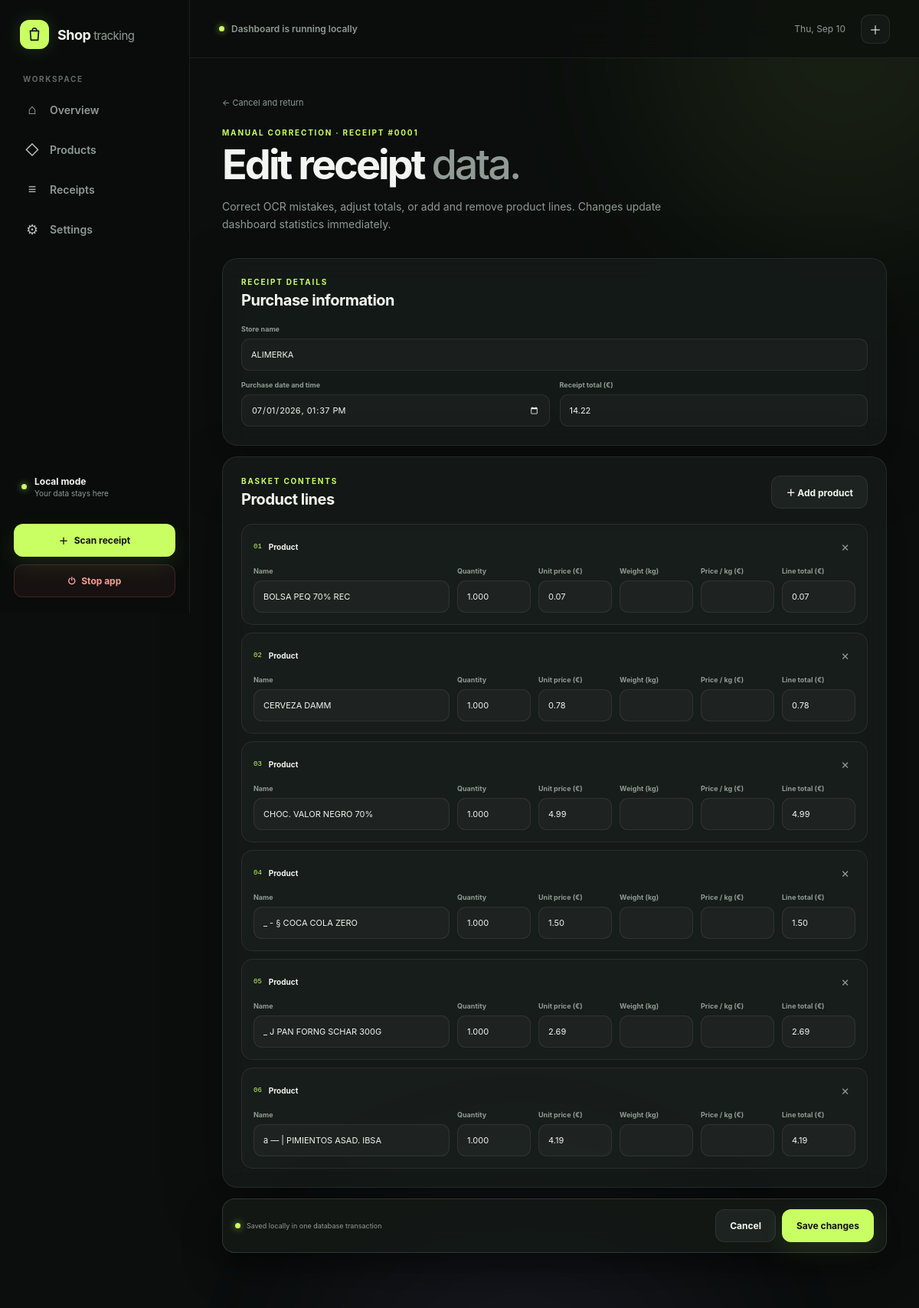
Page /receipts/1/edit on the committed database.
### app/db/models.py (models this page shows)
class Base(DeclarativeBase):
    pass

class Receipt(Base):
    __tablename__ = "receipts"
    __table_args__ = (
        Index("ix_receipts_purchased_at", "purchased_at"),
        Index("ix_receipts_store_name", "store_name"),
        Index("ux_receipts_duplicate_fingerprint", "duplicate_fingerprint", unique=True),
    )
    id: Mapped[int] = mapped_column(primary_key=True)
    store_name: Mapped[str | None] = mapped_column(String(255))
    purchased_at: Mapped[datetime | None] = mapped_column(DateTime())
    total: Mapped[Decimal | None] = mapped_column(Numeric(12, 2))
    duplicate_fingerprint: Mapped[str | None] = mapped_column(String(64))
    created_at: Mapped[datetime] = mapped_column(
        DateTime(), nullable=False, server_default=func.current_timestamp()
    )
    items: Mapped[list["ReceiptItem"]] = relationship(
        back_populates="receipt",
        cascade="all, delete-orphan",
        passive_deletes=True,
        order_by="ReceiptItem.id",
    )

class ReceiptItem(Base):
    __tablename__ = "receipt_items"
    id: Mapped[int] = mapped_column(primary_key=True)
    receipt_id: Mapped[int] = mapped_column(
        ForeignKey("receipts.id", ondelete="CASCADE"), nullable=False, index=True
    )
    product_name: Mapped[str] = mapped_column(String(500), nullable=False)
    quantity: Mapped[Decimal] = mapped_column(Numeric(12, 3), nullable=False)
    unit_price: Mapped[Decimal | None] = mapped_column(Numeric(12, 2))
    weight_kg: Mapped[Decimal | None] = mapped_column(Numeric(12, 3))
    price_per_kg: Mapped[Decimal | None] = mapped_column(Numeric(12, 2))
    line_total: Mapped[Decimal] = mapped_column(Numeric(12, 2), nullable=False)
    receipt: Mapped[Receipt] = relationship(back_populates="items")

### app/web.py (the view, shortened to what this page needs)
    @app.route("/receipts/<int:receipt_id>/edit", methods=["GET", "POST"])
    def receipt_edit(receipt_id: int):
        repository = ReceiptRepository(app.config["ENGINE"])
        receipt = repository.get_receipt(receipt_id)
        if receipt is None:
            abort(404)
        if request.method == "GET":
            editor = {
                "store_name": receipt.store_name or "",
                "purchased_at": receipt.purchased_at.strftime("%Y-%m-%dT%H:%M")
                if receipt.purchased_at
                else "",
                "total": receipt.total if receipt.total is not None else "",
                "items": receipt.items,
            }
            return render_template("receipt_edit.html", receipt=receipt, editor=editor)

### app/db/repository.py (called while the page is built)
    def get_receipt(self, receipt_id: int) -> Receipt | None:
        statement = (
            select(Receipt)
            .options(selectinload(Receipt.items))
            .where(Receipt.id == receipt_id)
        )
        with self._session_factory() as session:
            return session.scalar(statement)

### app/gui/templates/receipt_edit.html (shortened to what this page needs)
{% extends "base.html" %}
{% block content %}
<a class="back-link reveal" href="{{ url_for('receipt_detail', receipt_id=receipt.id) }}">← Cancel and return</a>
<section class="page-heading heading-row reveal">
  <div>
    <p class="eyebrow">Manual correction · Receipt #{{ '%04d'|format(receipt.id) }}</p>
    <h1>Edit receipt <span>data.</span></h1>
    <p class="lead">Correct OCR mistakes, adjust totals, or add and remove product lines. Changes update dashboard statistics immediately.</p>
  </div>
</section>
<form class="editor-form" method="post">
  <section class="panel editor-section reveal reveal-delay-1">
    <div class="panel-heading"><div><p class="eyebrow">Receipt details</p><h2>Purchase information</h2></div></div>
    <div class="field-grid">
      <label class="field field-wide"><span>Store name</span><input name="store_name" value="{{ editor.store_name }}" placeholder="Store name" maxlength="255"></label>
      <label class="field"><span>Purchase date and time</span><input type="datetime-local" name="purchased_at" value="{{ editor.purchased_at }}"></label>
      <label class="field"><span>Receipt total (€)</span><input name="total" value="{{ editor.total }}" inputmode="decimal" placeholder="0.00"></label>
    </div>
  </section>
  <section class="panel editor-section reveal reveal-delay-2">
    <div class="panel-heading editor-heading">
      <div><p class="eyebrow">Basket contents</p><h2>Product lines</h2></div>
      <button class="button button-secondary" type="button" data-add-item>＋ Add product</button>
    </div>
    <div class="editor-items" data-editor-items>
      {% for item in editor['items'] %}
      <div class="editor-item" data-item-row>
        <div class="editor-item-top"><span class="item-index">{{ '%02d'|format(loop.index) }}</span><strong>Product</strong><button type="button" class="remove-item" data-remove-item aria-label="Remove product">×</button></div>
        <div class="item-field-grid">
          <label class="field item-name"><span>Name</span><input name="item_name" value="{{ item.product_name }}" maxlength="500" required></label>
          <label class="field"><span>Quantity</span><input name="item_quantity" value="{{ item.quantity }}" inputmode="decimal" required></label>
          <label class="field"><span>Unit price (€)</span><input name="item_unit_price" value="{{ item.unit_price if item.unit_price is not none else '' }}" inputmode="decimal"></label>
          <label class="field"><span>Weight (kg)</span><input name="item_weight_kg" value="{{ item.weight_kg if item.weight_kg is not none else '' }}" inputmode="decimal"></label>
          <label class="field"><span>Price / kg (€)</span><input name="item_price_per_kg" value="{{ item.price_per_kg if item.price_per_kg is not none else '' }}" inputmode="decimal"></label>
          <label class="field"><span>Line total (€)</span><input name="item_line_total" value="{{ item.line_total }}" inputmode="decimal" required></label>
        </div>
      </div>
      {% endfor %}
    </div>
  </section>
  <div class="editor-actions reveal reveal-delay-3">
    <span><i class="status-dot"></i> Saved locally in one database transaction</span>
    <div><a class="button button-secondary" href="{{ url_for('receipt_detail', receipt_id=receipt.id) }}">Cancel</a><button class="button button-primary" type="submit">Save changes</button></div>
  </div>
</form>
{% endblock %}

### rows in the picture
Receipt: id "0001", store_name "ALIMERKA", purchased_at "07/01/2026 13:37", total "14.22"
ReceiptItem: index "01", item_name "BOLSA PEQ 70% REC", item_quantity "1.000", item_unit_price "0.07", item_line_total "0.07"
ReceiptItem: index "02", item_name "CERVEZA DAMM", item_quantity "1.000", item_unit_price "0.78", item_line_total "0.78"
ReceiptItem: index "03", item_name "CHOC. VALOR NEGRO 70%", item_quantity "1.000", item_unit_price "4.99", item_line_total "4.99"
ReceiptItem: index "04", item_name "_ - § COCA COLA ZERO", item_quantity "1.000", item_unit_price "1.50", item_line_total "1.50"
ReceiptItem: index "05", item_name "_ J PAN FORNG SCHAR 300G", item_quantity "1.000", item_unit_price "2.69", item_line_total "2.69"
ReceiptItem: index "06", item_name "a — | PIMIENTOS ASAD. IBSA", item_quantity "1.000", item_unit_price "4.19", item_line_total "4.19"
